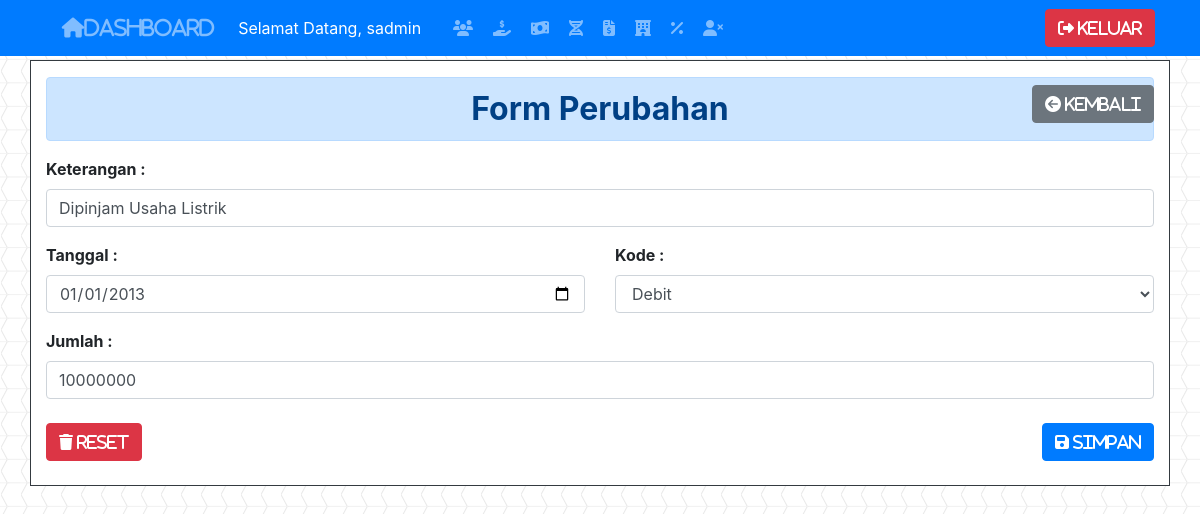
The page /updateMutasi.php?id=1 (signed in) on the database its author committed.
### tables this page shows
CREATE TABLE `mutasi` (
  `id` int(11) NOT NULL,
  `tanggal` date DEFAULT NULL,
  `keterangan` varchar(50) DEFAULT NULL,
  `jumlah` double DEFAULT NULL,
  `kode` varchar(10) DEFAULT NULL
);

### src/functions.php (called while the page is built, shortened)
<?php
$conn = mysqli_connect("localhost", "root", "", "koperasi");
function query($query)
{
    global $conn;
    $result = mysqli_query($conn, $query);
    $rows = [];
    while ($row = mysqli_fetch_assoc($result)) {
        $rows[] = $row;
    }
    return $rows;
}

### src/updateMutasi.php (the view, shortened to what this page needs)
<?php
require 'functions.php';
$id = $_GET["id"];
$mutasi = query("SELECT * FROM mutasi WHERE id = $id")[0];
?>
<!doctype html>
<html lang="en">
<head>
  <link rel="stylesheet" href="https://stackpath.bootstrapcdn.com/bootstrap/4.4.1/css/bootstrap.min.css">
  <link rel="stylesheet" href="../css/formAnggota.css">
</head>
<body>
  <nav class="navbar navbar-expand-lg navbar-dark bg-primary fixed-top">
    <div class="container">
      <a class="navbar-brand text-white-50" href="index.php"><i class="fas fa-home">Dashboard</i></a>
      <div class="collapse navbar-collapse" id="navbarNav">
        <ul class="navbar-nav">
          <li class="nav-item active">
            <a class="nav-link" href="#">Selamat Datang, <?= $_SESSION["username"]; ?><span class="sr-only">(current)</span></a>
          </li>
          <li class="nav-item">
            <a class="nav-link ml-3" href="dataAnggota.php"><i class="fas fa-users"></i></a>
          </li>
          <li class="nav-item">
            <a class="nav-link ml-1" href="pemasukkan.php"><i class="fas fa-hand-holding-usd"></i></a>
          </li>
          <li class="nav-item">
            <a class="nav-link ml-1" href="pengeluaran.php"><i class="fas fa-money-bill-wave"></i></a>
          </li>
          <li class="nav-item">
            <a class="nav-link ml-1" href="mutasi.php"><i class="fas fa-dna"></i></a>
          </li>
          <li class="nav-item">
            <a class="nav-link ml-1" href="posisi.php"><i class="fas fa-file-invoice-dollar"></i></a>
          </li>
          <?php if (isset($_SESSION["sadmin"])) { ?>
            <li class="nav-item">
              <a class="nav-link ml-1" href="fakultas.php"><i class="fas fa-hotel"></i></a>
            </li>
            <li class="nav-item">
              <a class="nav-link ml-1" href="persentase.php"><i class="fas fa-percentage"></i></a>
            </li>
            <li class="nav-item">
              <a class="nav-link ml-1" href="alumni.php"><i class="fas fa-user-times"></i></a>
            </li>
          <?php } ?>
        </ul>
      </div>
      <a href="logout.php" class="btn btn-danger navbar-right"><i class="fas fa-sign-out-alt"> Keluar</i></a>
    </div>
  </nav>
  <div class="container formcontainer border border-dark">
    <h2 class="alert alert-primary text-center mt-3 font-weight-bold">Form Perubahan</h2>
    <a href="mutasi.php" class="kembali btn btn-secondary ml-2 printInv"><i class="fas fa-arrow-circle-left"> Kembali</i></a>
    <form action="" method="POST" class="font-weight-bold">
      <div class="form-group">
        <label for="Keterangan">Keterangan : </label>
        <input id="Keterangan" type="text" name="keterangan" class="form-control" placeholder="Masukkan Keterangan Mutasi" required autocomplete="off" value="<?= $mutasi["keterangan"]; ?>">
      </div>
      <div class="row">
        <div class="col-md-6">
          <div class="form-group">
            <label for="Tanggal">Tanggal : </label>
            <input id="Tanggal" type="date" name="tanggal" class="form-control" placeholder="Masukkan Tanggal Mutasi" required autocomplete="off" value="<?= $mutasi["tanggal"]; ?>">
          </div>
        </div>
        <div class="col-md-6">
          <div class="form-group">
            <label for="Kode">Kode : </label>
            <select id="Kode" class="form-control" name="kode">
              <option value="Debit" <?php if ($mutasi["kode"] == "Debit") : ?> selected="selected" <?php endif; ?>>Debit</option>
            </select>
          </div>
        </div>
      </div>
      <div class="form-group">
        <label for="Jumlah">Jumlah : </label>
        <input id="Jumlah" type="number" name="jumlah" class="form-control" placeholder="Dalam Satuan Rupiah dan Tanpa Titik" required autocomplete="off" value="<?= $mutasi["jumlah"]; ?>">
      </div>
      <button type="reset" class="btn btn-danger mt-2"><i class="fas fa-trash"> RESET</i></button>
      <button type="submit" name="submit" class="btn btn-primary mt-2 float-right"><i class="fas fa-save"> SIMPAN</i></button>
    </form>
    <br>
  </div>
  <br><br>
</body>
</html>

### css/formAnggota.css (style rules this page uses)
body { background-image: url("../img/chevron.png"); padding-top: 5%; }
.formcontainer { background-color: white; }
.navbar-brand { margin-left: 1.5%; }
.kembali { float: right; position: relative; margin-top: -6.5%; z-index: 11; }

### rows shown on the page
mutasi: keterangan "Dipinjam Usaha Listrik", tanggal "01/01/2013", kode "Debit", jumlah "10000000"

### other values the page prints
$_SESSION["username"] "sadmin"
